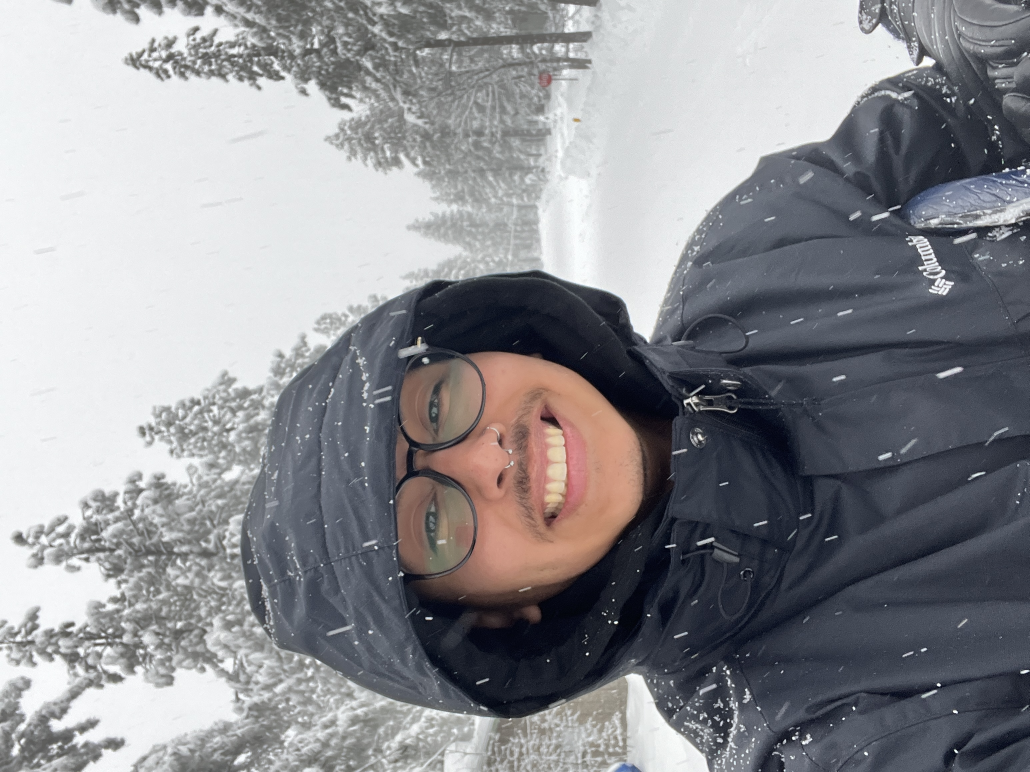
#> input picture ImageManipulation/IMG_5310.JPG, 3088 x 2316 px (shown at 1/3 size)
$ python -i img.py   (imports and definitions only)
#> lines starting #> are read from the running program, lines starting #| are printed output that depends on the picture
#> further down, picture is the input picture: PIL image 3088x2316 RGB; mean R, G, B 140.7, 141.1, 145.3
import tkinter as tk
from tkinter import filedialog
from PIL import Image, ImageDraw, ImageFont, ImageTk

ASCII_CHARS = "@%#*+=-:. "

# open a file browser to select an image
# [17 lines left out: functions open_image, save_file, not called in this run]

def scale_image(image, new_width=100):
#> called with new_width = 100
    (original_width, original_height) = image.size
#> original_width = 3088; original_height = 2316
    aspect_ratio = original_height/float(original_width)
#> aspect_ratio = 0.75
    new_height = int(aspect_ratio * new_width)
#> new_height = 75
    new_image = image.resize((new_width, new_height))
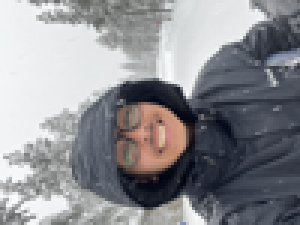
#> new_image: PIL image 100x75 RGB (shown 3 times larger); mean R, G, B 140.7, 141.1, 145.4
    return new_image

def apply_grayscale_filter(image):
    # Convert image to grayscale
    grayscale_image = image.convert("L")
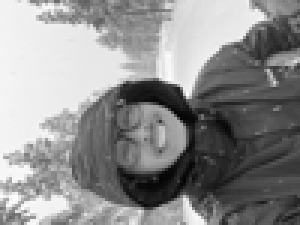
#> grayscale_image: PIL image 100x75 L (shown 3 times larger); min 4, max 254, mean 141.6
    return grayscale_image

def apply_ascii_filter(image, new_width=100):
    image = scale_image(image, new_width)
    image = apply_grayscale_filter(image)

    width, height = image.size
#> width = 100; height = 75

    ascii_str = ""
    for i in range(height):
        for j in range(width):
            pixel_value = image.getpixel((j, i))
            ascii_str += ASCII_CHARS[int(pixel_value // 35)] # Map grayscale value to ASCII chars
        ascii_str += "\n"
    return ascii_str

# [28 lines left out: functions create_ascii_image, generate_ascii_image, not called in this run]


# Main window
# [2 lines not run here, left out]

# 2 panes to display before and after images
# [1 line that did not run here, left out]
# [1 line that did not run here, left out]
# [2 lines not run here, left out]

# create a button to select image/file_path
# [1 line that did not run here, left out]
# [1 line not run here, left out]

# create a slider to select font size for ASCII image
# [1 line that did not run here, left out]
# [1 line not run here, left out]
# [1 line that did not run here, left out]
# [2 lines not run here, left out]

# create a button to generate ascii image
# [1 line that did not run here, left out]
# [1 line not run here, left out]

# create a button to save ascii image
# [1 line that did not run here, left out]
# [3 lines not run here, left out]

>>> from PIL import Image
>>> picture = Image.open('IMG_5310.JPG')
>>> result = apply_ascii_filter(picture)
